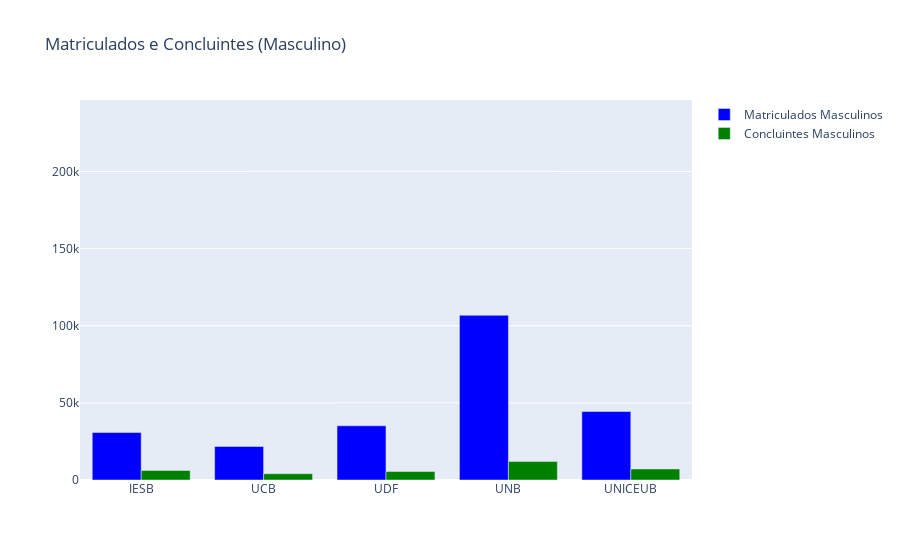

Notebook code for this chart:
### Markdown cell above
- UNB tem o maior número de matrículas, ultrapassando os 200 mil estudantes, mas apenas em torno de 28 mil concluintes. Embora tenha mais concluintes do que as outras instituições, ainda há uma grande diferença entre quem entra e quem se forma.

- UDF e UNICEUB possuem aproximadamente 100 mil matrículas, mas ambas têm menos de 20 mil concluintes, o que mostra um grande desafio na taxa de conclusão.

- IESB e UCB apresentam um número respectivamente próximos de 74 mil e 50 mil, , mas os concluintes também são bem menores, ficando abaixo de 17 mil para o IESB E 10 mil para o UCB.

O que chama atenção neste gráfico é a disparidade entre matrículas e concluintes. Instituições com alto número de ingressantes podem enfrentar dificuldades na retenção dos alunos, seja por desistência, mudanças de curso ou duração prolongada da formação.

### Code cell
colunas_masc = ["QT_MAT_MASC", "QT_CONC_MASC"]
dados_masc = dados_censo_padronizado.groupby("SG_IES")[colunas_masc].sum()

fig_masc = go.Figure()
fig_masc.add_trace(go.Bar(
    x=dados_masc.index,
    y=dados_masc["QT_MAT_MASC"],
    name="Matriculados Masculinos",
    marker_color="blue"
))
fig_masc.add_trace(go.Bar(
    x=dados_masc.index,
    y=dados_masc["QT_CONC_MASC"],
    name="Concluintes Masculinos",
    marker_color="green"
))

fig_masc.update_layout(
    title="Matriculados e Concluintes (Masculino)",
    barmode="group",
    yaxis_range=[0, maior_valor_y * 1.1]
)

fig_masc.show()

### Figure 1 — Plotly figure (JSON) as saved in the notebook; plotly's stock layout.template omitted (floating-point values rounded to 4 significant figures)
{"data": [{"marker": {"color": "blue"}, "name": "Matriculados Masculinos", "type": "bar", "x": ["IESB", "UCB", "UDF", "UNB", "UNICEUB"], "y": [30760.0, 21740.0, 35120.0, 106800.0, 44390.0]}, {"marker": {"color": "green"}, "name": "Concluintes Masculinos", "type": "bar", "x": ["IESB", "UCB", "UDF", "UNB", "UNICEUB"], "y": [6200.0, 4083.0, 5482.0, 12060.0, 7157.0]}], "layout": {"barmode": "group", "title": {"text": "Matriculados e Concluintes (Masculino)"}, "yaxis": {"range": [0, 246300.0]}}}
